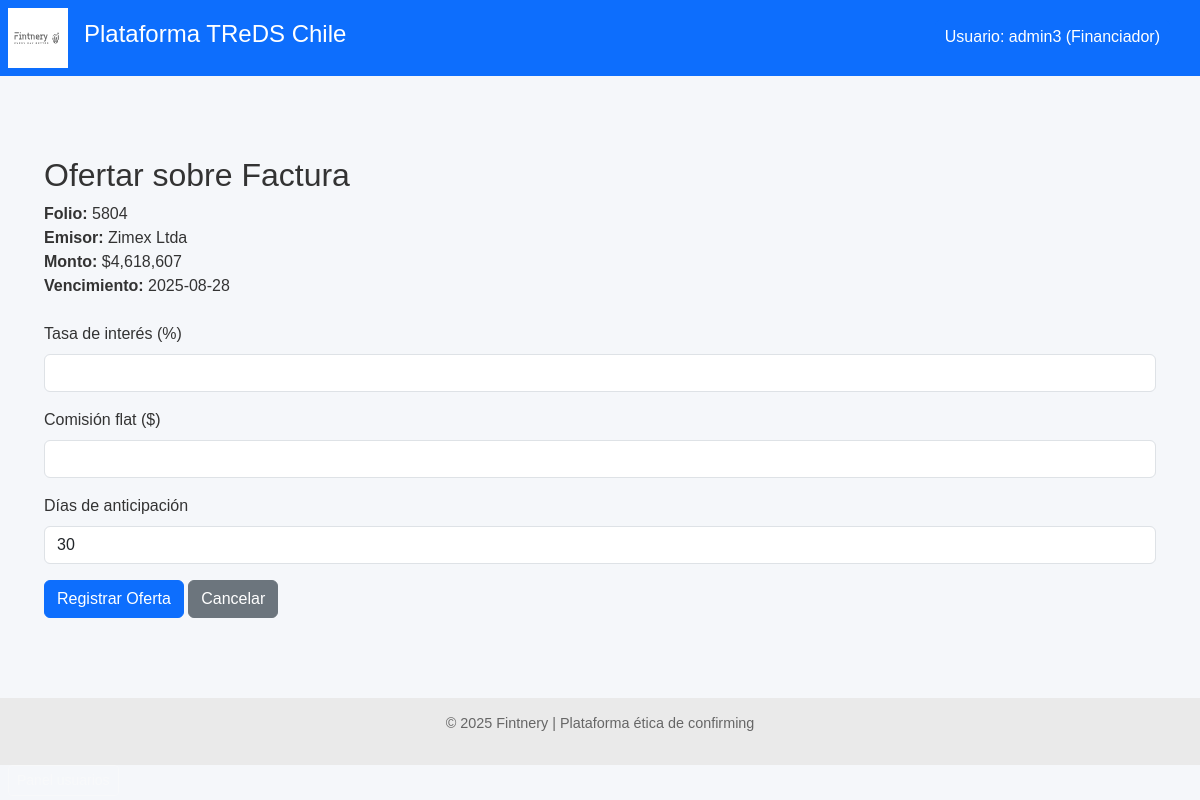
The page /financiador/ofertar/5804 (signed in) on the database its author committed.
### models.py (models this page shows)
class FacturaDB(Base):
    __tablename__ = "facturas"
    id = Column(Integer, primary_key=True, index=True)
    rut_emisor = Column(String, index=True)
    rut_receptor = Column(String)
    tipo_dte = Column(String)
    folio = Column(Integer)
    monto = Column(Integer)
    estado_dte = Column(String)
    razon_social_emisor = Column(String)
    razon_social_receptor = Column(String)
    fecha_emision = Column(Date)
    fecha_vencimiento = Column(Date)
    fecha_vencimiento_original = Column(Date, nullable=True)
    modificacion_aceptada_por_proveedor = Column(Boolean, nullable=True, default=None)
    confirming_solicitado = Column(Boolean, default=False)
    origen_confirmacion = Column(String, default="Desconocido")
    financiador_adjudicado = Column(Integer, ForeignKey("financiadores.id"), nullable=True)
    proveedor_id = Column(Integer, ForeignKey("proveedores.id"))
    proveedor = relationship("Proveedor", back_populates="facturas")
    pagador_id = Column(Integer, ForeignKey("pagadores.id"))
    pagador = relationship("Pagador", back_populates="facturas")
    ofertas = relationship("OfertaFinanciamiento", back_populates="factura")
    financiador = relationship(
        "Financiador",
        primaryjoin=Financiador.id == foreign(cast(financiador_adjudicado, Integer)), viewonly=True,
        uselist=False,
    )

class Financiador(Base):
    __tablename__ = "financiadores"
    id = Column(Integer, primary_key=True, index=True)
    nombre = Column(String, nullable=False)
    usuario = Column(String, unique=True, index=True, nullable=False)
    clave_hash = Column(String, nullable=False)
    fondo_id = Column(Integer, ForeignKey("fondos.id"), nullable=False)
    fondo = relationship("Fondo", back_populates="financiadores")
    es_admin = Column(Boolean, default=False)
    costo_fondos_mensual = Column(Float, default=0.0)  # ← Explicita unidad mensual
    fecha_costo_fondos = Column(Date, default=None)    # ← Fecha de carga más reciente
    condiciones = relationship(
        "CondicionesPorPagador",
        back_populates="financiador",
        cascade="all, delete-orphan"
    )
    ofertas = relationship("OfertaFinanciamiento", back_populates="financiador")

### routers/financiador.py (the view)
@router.get("/ofertar/{folio}")
def mostrar_formulario_oferta(folio: int, request: Request, db: Session = Depends(get_db)):
    financiador_id = request.session.get("financiador_id")
    if not financiador_id:
        return RedirectResponse("/financiador/login", 303)
    financiador = db.query(Financiador).get(financiador_id)
    factura = db.query(FacturaDB).filter_by(folio=folio).first()
    if not factura:
        return templates.TemplateResponse("error.html", {"request": request, "mensaje": "Factura no encontrada"})
    dias_anticipacion = (factura.fecha_vencimiento - date.today()).days
    return templates.TemplateResponse("ofertar.html", {
        "request": request,
        "factura": factura,
        "financiador_nombre": financiador.nombre,
        "dias_anticipacion": dias_anticipacion
    })

### templates/ofertar.html (shortened to what this page needs)
{% extends "base.html" %}
{% block content %}
<div class="container mt-5">
  <h2>
    {% if oferta is defined %}Editar oferta{% else %}Ofertar sobre Factura{% endif %}
  </h2>
  <div class="mb-4">
    <strong>Folio:</strong> {{ factura.folio }}<br>
    <strong>Emisor:</strong> {{ factura.razon_social_emisor }}<br>
    <strong>Monto:</strong> ${{ '{:,.0f}'.format(factura.monto) }}<br>
    <strong>Vencimiento:</strong> {{ factura.fecha_vencimiento }}
  </div>
  {% if oferta is defined %}
    <form method="post" action="/financiador/actualizar-oferta/{{ oferta.id }}">
  {% else %}
    <form method="post" action="/financiador/registrar-oferta/{{ factura.folio }}">
  {% endif %}
    <div class="mb-3">
      <label for="tasa_interes" class="form-label">Tasa de interés (%)</label>
      <input type="number"
             step="0.01"
             name="tasa_interes"
             id="tasa_interes"
             value="{{ oferta.tasa_interes if oferta is defined }}"
             required
             class="form-control">
    </div>
    <div class="mb-3">
      <label for="comision_flat" class="form-label">Comisión flat ($)</label>
      <input type="number"
             step="0.01"
             name="comision_flat"
             id="comision_flat"
             value="{{ oferta.comision_flat if oferta is defined }}"
             required
             class="form-control">
    </div>
    <div class="mb-3">
      <label class="form-label">Días de anticipación</label>
      <input type="number"
             value="{{ dias_anticipacion }}"
             readonly
             class="form-control">
    </div>
    <button type="submit" class="btn btn-primary">
      {% if oferta is defined %}Guardar cambios{% else %}Registrar Oferta{% endif %}
    </button>
    <a href="/financiador/marketplace" class="btn btn-secondary">Cancelar</a>
  </form>
</div>
{% endblock %}

### templates/base.html (shortened to what this page needs)
<!DOCTYPE html>
<html lang="es">
<head>
    <link href="https://cdn.jsdelivr.net/npm/bootstrap@5.3.0/dist/css/bootstrap.min.css" rel="stylesheet">
    <link rel="stylesheet" href="/static/styles.css">
</head>
<body>
    <header class="main-header d-flex align-items-center bg-primary text-white p-2">
        <img src="/static/LogoFIntneryWeb.svg" alt="Fintnery" class="logo me-3" style="height: 60px;">
        <h1 class="titulo-principal">Plataforma TReDS Chile</h1>
    </header>
    <main>
        {% block content %}{% endblock %}
    </main>
    <footer class="footer text-center mt-5">
        <p>&copy; 2025 Fintnery | Plataforma ética de confirming</p>
    </footer>
    {% if financiador_nombre or proveedor_nombre or pagador_nombre %}
    <div style="position: absolute; top: 20px; right: 30px; color: white; background-color: #0d6efd; padding: 5px 10px; border-radius: 5px;">
        Usuario:
        {% if financiador_nombre %}{{ financiador_nombre }} (Financiador){% endif %}
    </div>
    {% endif %}
    {% if request.session.get('es_admin') %}
    <a href="/financiador/usuarios" class="btn btn-sm btn-outline-light ms-2">Panel usuarios</a>
    {% endif %}
</body>
</html>

### static/styles.css (style rules this page uses)
body { font-family: sans-serif; margin: 0; background-color: #f5f7fa; color: #333; }
.main-header { background-color: #1f3a93; color: white; padding: 1em; display: flex; align-items: center; }
.logo { height: 40px; margin-right: 15px; }
.titulo-principal { font-size: 1.5em; }
footer.footer { background-color: #eaeaea; text-align: center; padding: 1em; font-size: 0.9em; color: #666; }
main { padding: 2em; }

### rows shown on the page
FacturaDB: folio "5804", razon_social_emisor "Zimex Ltda", monto "4,618,607", fecha_vencimiento "2025-08-28"
Financiador: nombre "admin3"
